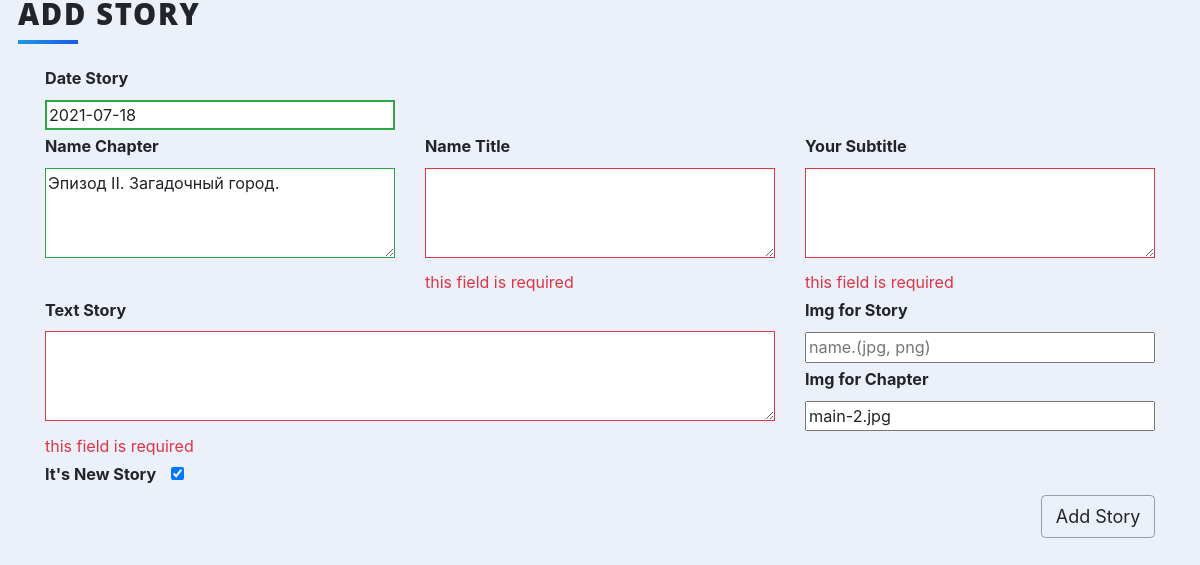
Page /add_stories (signed in) on the committed database.
### main.py (models this page shows)
class Stories(db.Model):
    __tablename__ = "stories"
    id = db.Column(db.Integer, primary_key=True)
    date = db.Column(db.String(10), nullable=False)
    title = db.Column(db.String(250), nullable=False)
    chapter = db.Column(db.String(250), nullable=False)
    subtitle = db.Column(db.String(250), nullable=False)
    body = db.Column(db.String, nullable=False)
    img = db.Column(db.String)
    main_img = db.Column(db.String)
    new_story = db.Column(db.Boolean)
    comments = relationship("Comment", back_populates="parent_stories")

### main.py (the view, shortened to what this page needs)
@app.route('/add_stories', methods=['GET', 'POST'])
@admin_only
def add_stories():
    form = FormatStories()
    button = "Add Story"
    if request.method == "GET":
        if form.date.data is None:
            form.date.data = datetime.now().strftime('%Y-%m-%d')
        if db.session.query(Stories).all():
            last_story = db.session.query(Stories).all()[-1]
            form.chapter.data = last_story.chapter
            form.main_img.data = last_story.main_img
        form.new_story.data = True
    return render_template('add_stories_admin.html', form=form, button=button, function='add_stories', id='')

### forms.py
class FormatStories(FlaskForm):
    date = StringField("Date Story", validators=[DataRequired(message=""), Length(min=10, max=10, message="")])
    chapter = TextAreaField("Name Chapter", validators=[DataRequired(message=""), Length(max=250, message="")])
    title = TextAreaField("Name Title", validators=[DataRequired(message=""), Length(max=250, message="")])
    subtitle = TextAreaField("Your Subtitle", validators=[DataRequired(message=""), Length(max=250, message="")])
    body = TextAreaField("Text Story", validators=[DataRequired(message="")])
    img = StringField("Img for Story")
    main_img = StringField("Img for Chapter")
    new_story = BooleanField("It's New Story")
    submit = SubmitField("Add Story")

### main.py (called while the page is built)
@login_manager.user_loader
def load_user(user_id):
    return User.query.get(int(user_id))

def admin_only(f):
    @wraps(f)
    def decorated_function(*args, **kwargs):
        if current_user.is_authenticated:
            if current_user.id == 1:
                return f(*args, **kwargs)
        return abort(404)
    return decorated_function

### templates/add_stories_admin.html (shortened to what this page needs)
{% extends 'bootstrap/base.html' %}
{% import 'bootstrap/wtf.html' as wtf %}
{% block styles %}
  {{ super() }}
 <link rel="stylesheet" href="{{ url_for('static', filename='css-cleanBlog/styles.css') }}">
  <link rel="stylesheet" href="{{ url_for('static', filename='css-cleanBlog/styles-admin.css') }}">
{% endblock %}
{% block content %}
<div class="content">
    <h1 class="heading">{{ button }}</h1>
    <form action="{{ url_for(function, id=id) }}" method="post" role="form" class="was-validate" novalidate>
        <div class="container">
          <div class="row">
            <div class="col-6 col-md-4">
                {{ form.date.label }}
                {{ form.date(placeholder="yyyy-mm-dd") }}
            </div>
            <div class="col-md-8"></div>
          </div>
          <div class="row">
            <div class="col-6 col-md-4">
                {{ form.chapter.label }}
                {{ form.chapter }}
            </div>
            <div class="col-6 col-md-4">
                {{ form.title.label }}
                {{ form.title }}
                <div id="story_title" class="invalid-feedback">this field is required</div>
            </div>
            <div class="col-6 col-md-4">
                {{ form.subtitle.label }}
                {{ form.subtitle }}
                <div id="story_subtitle" class="invalid-feedback">this field is required</div>
            </div>
          </div>
          <div class="row">
            <div class="col-8 col-md-8">
                {{ form.body.label }}
                {{ form.body }}
                <div id="story_body" class="invalid-feedback">this field is required</div>
            </div>
            <div class="col-4 col-md-4">
                <div>{{ form.img.label }}</div> <div>{{ form.img(placeholder="name.(jpg, png)") }}</div>
                <div>{{ form.main_img.label }}</div> <div>{{ form.main_img(placeholder="name.(jpg, png)") }}</div>
            </div>
          </div>
          <div class="row">
              <div class="col-6 col-md-4"><div>{{ form.new_story.label }}<span>{{ form.new_story }}</span></div></div>
            <div class="col-6 col-md-4"></div>
            <div class="col-6 col-md-4"> </div>
          </div>
            {{ form.submit(value=button) }}
        </div>
    </form>
</div>
{% endblock %}

### static/css-cleanBlog/styles-admin.css (style rules this page uses)
*, *:before, *:after { box-sizing: border-box; }
html { font-size: 18px; line-height: 1.5; font-weight: 300; color: #333; font-family: "Nunito Sans", sans-serif; }
body { margin: 0; padding: 0; height: 100vh; background-color: #ecf0f9; background-attachment: fixed; }
input, textarea { width: 100%; font-size: 0.9rem; }
textarea { height: 5rem; }
#new_story, #submit { width: auto; }
#new_story { margin-left: 15px; }
#submit { float: right; display: inline-block; font-weight: 400; color: #212529; text-align: center; vertical-align: middle; -webkit-user-select: none; -moz-user-select: none; -ms-user-select: none; user-select: none; background-color: transparent; border: 1px solid #00000059; padding: 0.375rem 0.75rem; font-size: 1rem; line-height: 1.5; border-radius: 0.25rem; transition: color 0.15s ease-in-out, background-color 0.15s ease-in-out, border-color 0.15s ease-in-out, box-shadow 0.15s ease-in-out; }
.content { margin: 0 auto; justify-content: center; align-items: center; flex-wrap: wrap; max-width: 1500px; }
.heading { width: 100%; margin-left: 1rem; font-weight: 900; font-size: 1.618rem; text-transform: uppercase; letter-spacing: 0.1ch; line-height: 1; padding-bottom: 0.5em; margin-bottom: 1rem; position: relative; }
.heading:after { display: block; content: ''; position: absolute; width: 60px; height: 4px; background: linear-gradient(135deg, #1a9be6, #1a57e6); bottom: 0; }

### rows in the picture
Stories: date "2021-07-18", chapter "Эпизод II. Загадочный город.", main_img "main-2.jpg", new_story "☑"
